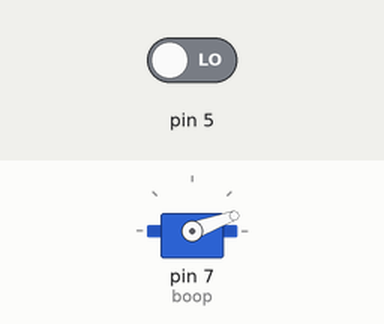
Recording of a sketch running on a simulated Arduino Uno, built with avr-gcc and run on an emulated ATmega328P. Shown: servo. The inputs (shaded band) are chosen by the test bench; at power-on: pin 5 LOW.

Above: at 1.2 s.
1.3 s: pin 5 driven HIGH
At 1.55 s:
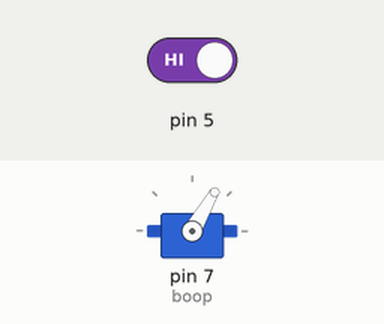
4.3 s: pin 5 driven LOW
At 4.3 s:
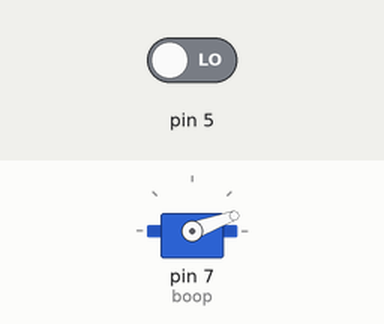
Timing chart, 0 to 7.3 s (numbered marks = the images above; inputs shaded):
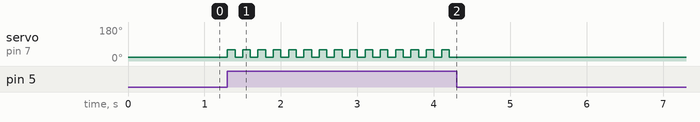

The sketch:

boop_button.ino
```cpp
#include <Servo.h>
Servo boop;
int x;
void setup() {
  pinMode(5, INPUT);
  boop.attach(7);
}

void loop() {
  x = digitalRead(5);
  if (x == HIGH)
  {
    boop.write(60);
    delay(100);
    boop.write(20);
    delay(100);
  }
  else
  {
    boop.write(20);
  }
}
```

Measured:
- after the input at 1.3 s, servo on pin 7 (boop): alternates 60° for 0.10 s and 20° for 0.10 s, starting at once
- after the input at 4.3 s, servo on pin 7 (boop): stops changing and stays 20°
